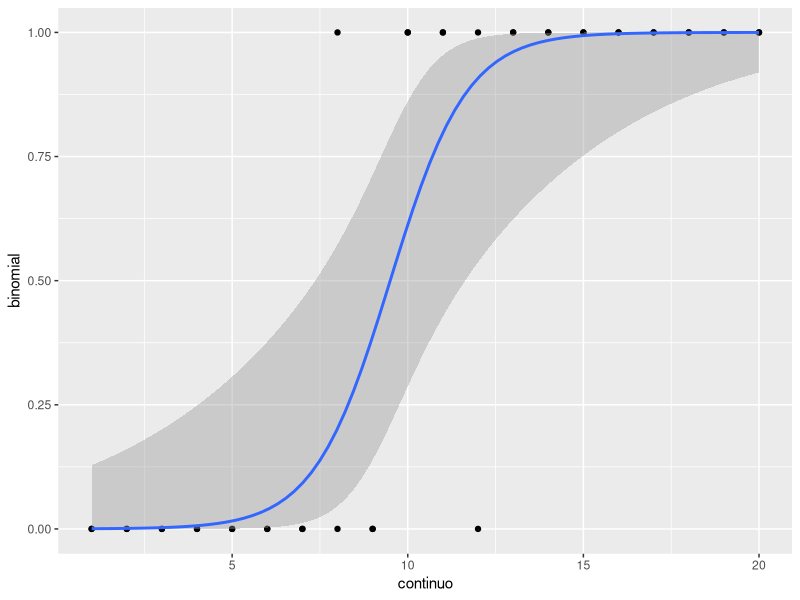

Write R code to recreate this figure.
## ---- chunk 1
library(ggplot2)
## ---- chunk 2
continuo=c(rep(1:20,2))
binomial=c(0,0,0,0,0,0,0,1,0,1,1,1,1,1,1,1,1,1,1,1,                       
           0,0,0,0,0,0,0,0,0,1,1,0,1,1,1,1,1,1,1,1)
dfLogreg=data.frame(continuo,binomial)
## ---- chunk 3
ggplot(dfLogreg, aes(x=continuo, y=binomial)) +
  geom_point() +
  stat_smooth(method="glm", method.args = list(family = "binomial"), se=T) 
## ---- chunk 4
logm<-glm(binomial~continuo, data= dfLogreg, family = binomial())

summary(logm)
## ---- chunk 5
library(pscl)

pR2(logm)
## ---- chunk 6
library(tidyverse)
head(dfLogreg)
probabilities <- logm %>% predict(dfLogreg, type = "response")
predicted.classes <- ifelse(probabilities > 0.5, "1", "0")
mean(predicted.classes==dfLogreg$binomial)
